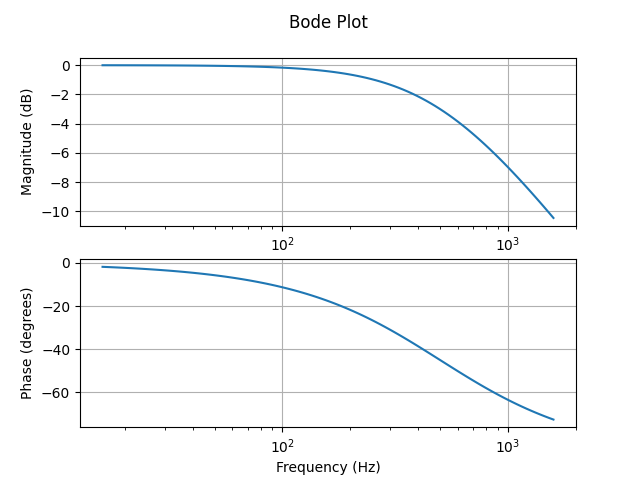

Write Python code to recreate this figure.
from scipy import signal
from math import pi
import matplotlib.pyplot as plt
import os

R = 1e3
C = 318e-9

num = [1]
dem = [R*C, 1]

tfun = signal.TransferFunction(num, dem)
w, mag, phase = signal.bode(tfun)
f = w / (2 * pi)

fig, ax = plt.subplots(nrows=2)
ax[0].semilogx(f, mag)
ax[0].set_ylabel('Magnitude (dB)')
ax[0].set_title('Bode Plot\n')
ax[0].grid()
ax[1].semilogx(f, phase)
ax[1].set_ylabel('Phase (degrees)')
ax[1].set_xlabel('Frequency (Hz)')
ax[1].grid()

file_name = f'{os.path.dirname(__file__)}\\lowpass.png'
plt.savefig(file_name)
plt.close()